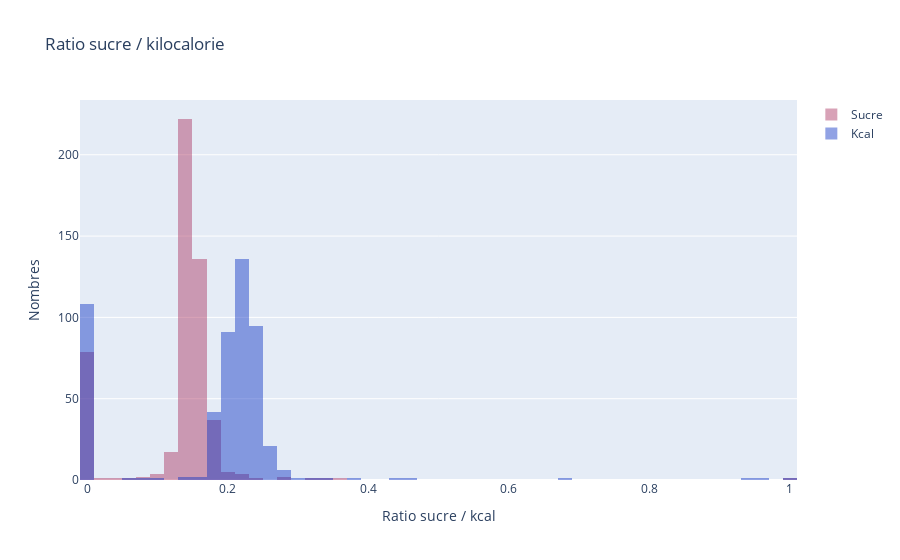

The notebook cell this image was saved under:
### Code cell
# visualisation
sucre = go.Histogram(
    x=df_visu1.Sucre,
    opacity=0.75,
    name = "Sucre",
    marker=dict(color='rgba(171, 50, 96, 0.6)'))
kcal = go.Histogram(
    x=df_visu1.Kcal,
    opacity=0.75,
    name = "Kcal",
    marker=dict(color='rgba(12, 50, 196, 0.6)'))

data = [sucre, kcal]
layout = go.Layout(barmode='overlay',
                   title='Ratio sucre / kilocalorie',
                   xaxis=dict(title='Ratio sucre / kcal'),
                   yaxis=dict( title='Nombres'))
fig = go.Figure(data=data, layout=layout)
fig.show()

### Figure 1 — Plotly figure (JSON) as saved in the notebook; plotly's stock layout.template omitted (floating-point values rounded to 4 significant figures; data arrays with more than 128 entries replaced by an {"elided": "..."} marker saying what was removed)
{"data": [{"marker": {"color": "rgba(171, 50, 96, 0.6)"}, "name": "Sucre", "opacity": 0.75, "type": "histogram", "x": {"elided": "516 float values"}}, {"marker": {"color": "rgba(12, 50, 196, 0.6)"}, "name": "Kcal", "opacity": 0.75, "type": "histogram", "x": {"elided": "516 float values"}}], "layout": {"barmode": "overlay", "title": {"text": "Ratio sucre / kilocalorie"}, "xaxis": {"title": {"text": "Ratio sucre / kcal"}}, "yaxis": {"title": {"text": "Nombres"}}}}
